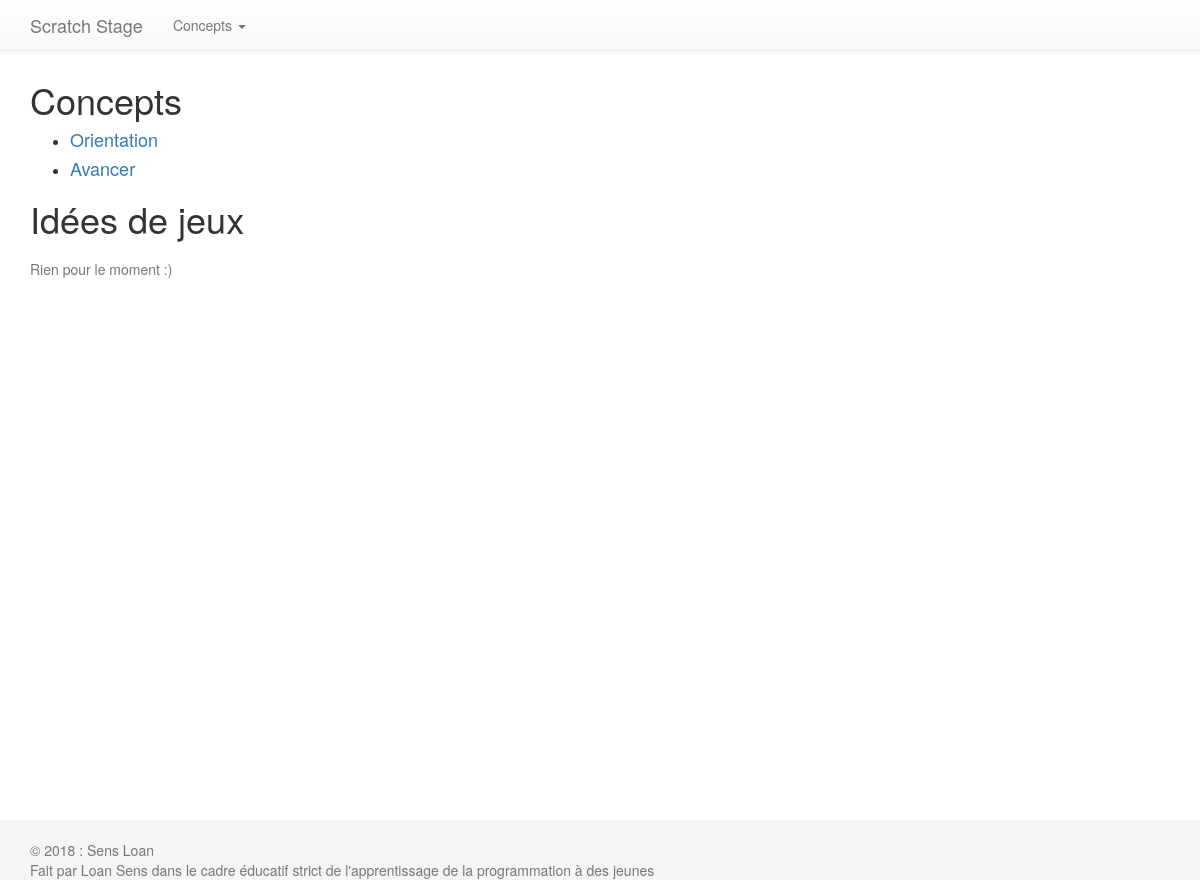
The page /scratch/ on the database as committed earlier.
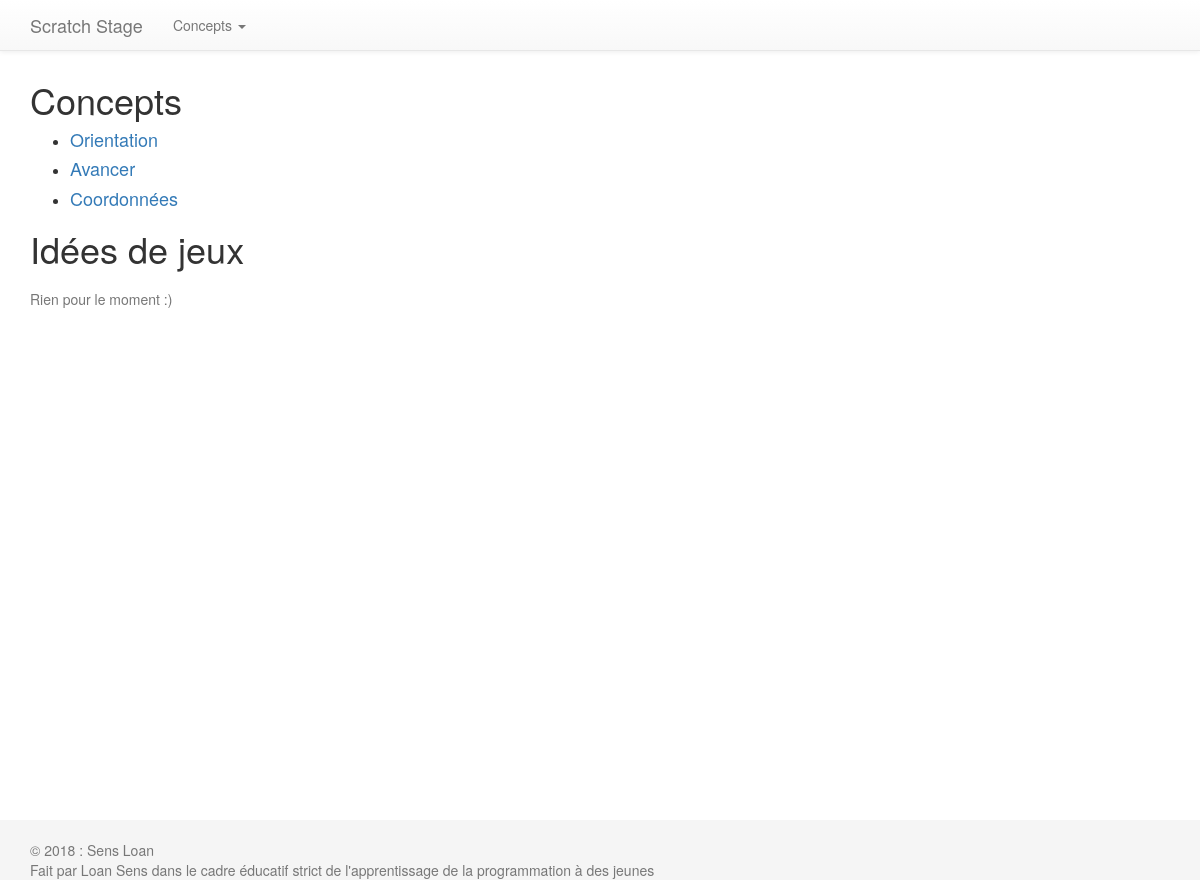
The same page on the database as committed later.
### stage_scratch/models.py (models this page shows, shortened)
class Concept(models.Model):
    conceptName = models.CharField(max_length=100, help_text="Titre du concept")
    conceptNumber = models.IntegerField(unique=True, blank=True, null=True, help_text="Numéro du concept (pas grave s'ils ne se suivent pas, ils servent pour donner un ordre logique)")
    conceptPreBlocksDescription = models.TextField(default="", help_text="Description courte avant que les blocs soit données")
    conceptPostBlocksDescription = models.TextField(default="", blank=True, null=True, help_text="Description après que les blocs soit données")

### stage_scratch/views.py (the view)
# urls.py: path('', views.index, name='index'),
def index(request):
    context = {
        'allConceptName': getAllconceptsName(),
        'concepts' : Concept.objects.all()
    }
    return render(request, 'index.html', context)

### stage_scratch/views.py (called while the page is built)
def getAllconceptsName():
    return tuple(Concept.objects.values_list('conceptName', flat=True))

### stage_scratch/templates/index.html (shortened to what this page needs)
{% extends 'base.html' %}
{% load static %}
{% block content %}
    <h1> Concepts </h1>
    <ul>
        {% for conceptName in allConceptName %}
            <li><a href="{% url 'concept' conceptName%}"><h4>{{ conceptName }}</h4></a></li>
        {% endfor %}
    </ul>
    <h1> Idées de jeux </h1>
        <p class="text-muted">Rien pour le moment :)</p>
{% endblock content %}

Rows that differ between the two databases and show on the page:
added Concept: conceptName "Coordonnées"
